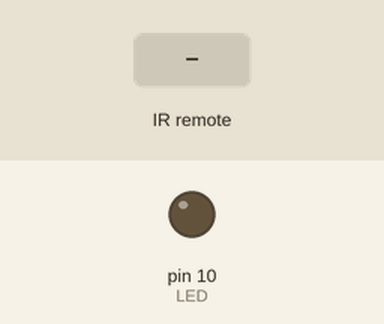
The sketch below on a simulated Arduino Uno, built with avr-gcc and run on an emulated ATmega328P. On the bench: output pins drawn as LEDs (lit = HIGH). The test bench sets the inputs (shaded band).

Above: at 1.2 s.
1.3 s: infrared code 0xFF00FF received
At 2.5 s:
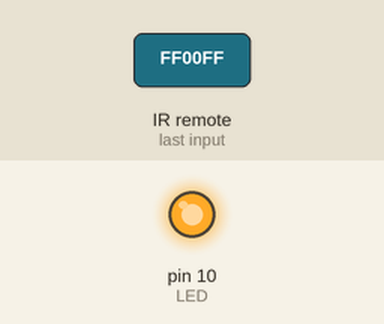
Timing chart, 0 to 4.3 s (numbered marks = the images above; inputs shaded):
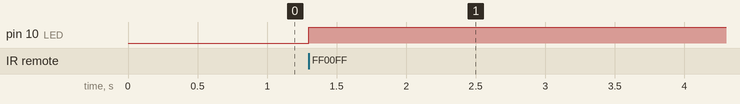

The sketch:

IR_receiver.ino
```cpp
#include <IRremote.h>

int LED = 10;
int RECV_PIN = A5;
boolean LED_VAL = LOW;
IRrecv irrecv(RECV_PIN);
decode_results results;

void setup()
{
  pinMode(LED, OUTPUT);
  irrecv.enableIRIn();
  digitalWrite(LED, LED_VAL);
}

void loop() {
  if (irrecv.decode(&results)) {

    if(results.value == 0xFF00FF)
      LED_VAL = !LED_VAL;

    Serial.println(results.value, HEX);
    digitalWrite(LED, LED_VAL);
    irrecv.resume();
  }
}
```

Measured:
- after the input at 1.3 s, pin 10 (LED): LOW → HIGH at once
